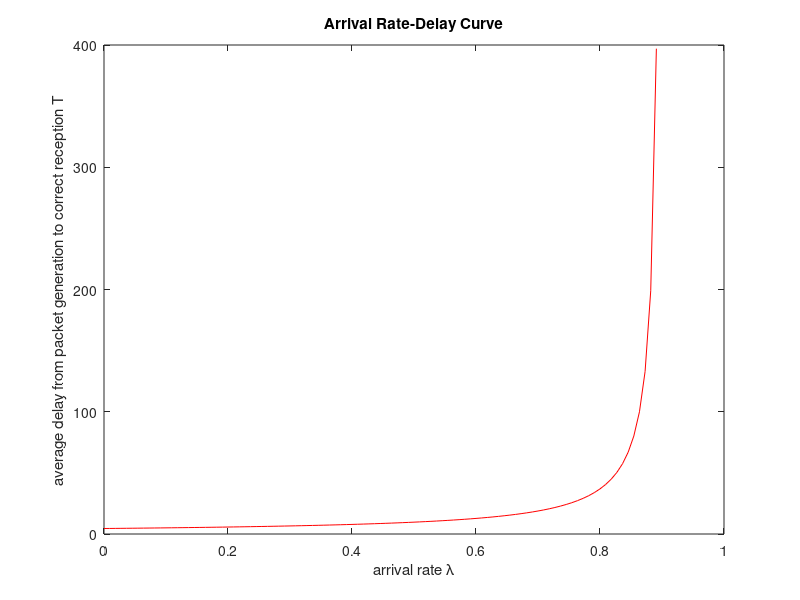

Recreate this plot in MATLAB.
lambda = linspace(0, 0.9, 100);
T = (3.6)./(0.9 - lambda) + (0.9)./(1.8-lambda);
plot(lambda, T, "red");
xlabel('arrival rate \lambda');
ylabel('average delay from packet generation to correct reception T');
title('Arrival Rate-Delay Curve');